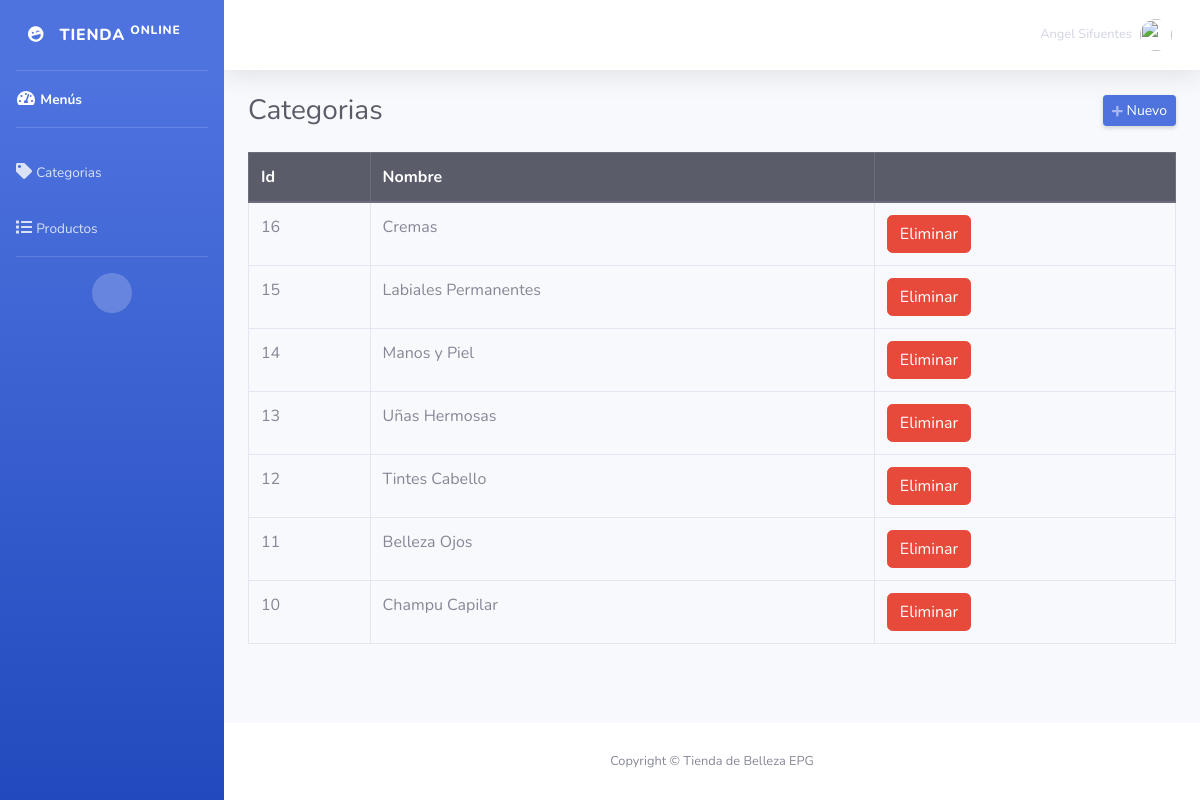
/admin/categorias.php (signed in), run on the app's committed database.
### tables this page shows
CREATE TABLE `categorias` (
  `id` int(11) NOT NULL,
  `categoria` varchar(50) NOT NULL
);

### admin/categorias.php (the view, shortened to what this page needs)
<?php
require_once "../config/conexion.php";
include("includes/header.php");
?>
<div class="d-sm-flex align-items-center justify-content-between mb-4">
    <h1 class="h3 mb-0 text-gray-800">Categorias</h1>
    <a href="#" class="d-none d-sm-inline-block btn btn-sm btn-primary shadow-sm" id="abrirCategoria"><i class="fas fa-plus fa-sm text-white-50"></i> Nuevo</a>
</div>
<div class="row">
    <div class="col-md-12">
        <div class="table-responsive">
            <table class="table table-hover table-bordered" style="width: 100%;">
                <thead class="thead-dark">
                    <tr>
                        <th>Id</th>
                        <th>Nombre</th>
                        <th></th>
                    </tr>
                </thead>
                <tbody>
                    <?php
                    $query = mysqli_query($conexion, "SELECT * FROM categorias ORDER BY id DESC");
                    while ($data = mysqli_fetch_assoc($query)) { ?>
                        <tr>
                            <td><?php echo $data['id']; ?></td>
                            <td><?php echo $data['categoria']; ?></td>
                            <td>
                                <form method="post" action="eliminar.php?accion=cli&id=<?php echo $data['id']; ?>" class="d-inline eliminar">
                                    <button class="btn btn-danger" type="submit">Eliminar</button>
                                </form>
                            </td>
                        </tr>
                    <?php } ?>
                </tbody>
            </table>
        </div>
    </div>
</div>
<?php include("includes/footer.php"); ?>

### data on the page
categorias: id "16", categoria "Cremas"
categorias: id "15", categoria "Labiales Permanentes"
categorias: id "14", categoria "Manos y Piel"
categorias: id "13", categoria "Uñas Hermosas"
categorias: id "12", categoria "Tintes Cabello"
categorias: id "11", categoria "Belleza Ojos"
categorias: id "10", categoria "Champu Capilar"

### other printed values
$_SESSION['nombre'] "Angel Sifuentes"
